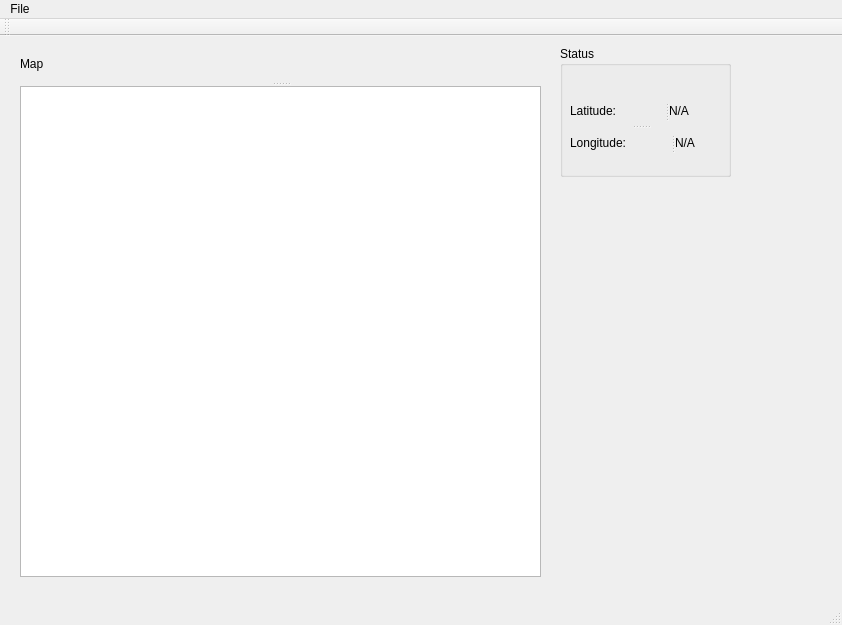
<?xml version="1.0" encoding="UTF-8"?>
<ui version="4.0">
 <class>MainWindow</class>
 <widget class="QMainWindow" name="MainWindow">
  <property name="geometry">
   <rect>
    <x>0</x>
    <y>0</y>
    <width>842</width>
    <height>625</height>
   </rect>
  </property>
  <property name="windowTitle">
   <string>MainWindow</string>
  </property>
  <widget class="QWidget" name="centralWidget">
   <widget class="QGroupBox" name="status_groupbox">
    <property name="geometry">
     <rect>
      <x>560</x>
      <y>10</y>
      <width>171</width>
      <height>131</height>
     </rect>
    </property>
    <property name="title">
     <string>Status</string>
    </property>
    <widget class="QSplitter" name="splitter_3">
     <property name="geometry">
      <rect>
       <x>10</x>
       <y>50</y>
       <width>141</width>
       <height>61</height>
      </rect>
     </property>
     <property name="orientation">
      <enum>Qt::Vertical</enum>
     </property>
     <widget class="QSplitter" name="splitter">
      <property name="orientation">
       <enum>Qt::Horizontal</enum>
      </property>
      <widget class="QLabel" name="lat_lab">
       <property name="text">
        <string>Latitude:</string>
       </property>
      </widget>
      <widget class="QLabel" name="lat_val">
       <property name="text">
        <string>N/A</string>
       </property>
      </widget>
     </widget>
     <widget class="QSplitter" name="splitter_2">
      <property name="orientation">
       <enum>Qt::Horizontal</enum>
      </property>
      <widget class="QLabel" name="long_lab">
       <property name="text">
        <string>Longitude:</string>
       </property>
      </widget>
      <widget class="QLabel" name="long_val">
       <property name="text">
        <string>N/A</string>
       </property>
      </widget>
     </widget>
    </widget>
   </widget>
   <widget class="QSplitter" name="splitter_4">
    <property name="geometry">
     <rect>
      <x>20</x>
      <y>10</y>
      <width>521</width>
      <height>531</height>
     </rect>
    </property>
    <property name="orientation">
     <enum>Qt::Vertical</enum>
    </property>
    <widget class="QLabel" name="label_3">
     <property name="text">
      <string>Map</string>
     </property>
    </widget>
    <widget class="QGraphicsView" name="graphicsView"/>
   </widget>
  </widget>
  <widget class="QMenuBar" name="menuBar">
   <property name="geometry">
    <rect>
     <x>0</x>
     <y>0</y>
     <width>842</width>
     <height>20</height>
    </rect>
   </property>
   <widget class="QMenu" name="menuFile">
    <property name="title">
     <string>File</string>
    </property>
   </widget>
   <addaction name="menuFile"/>
  </widget>
  <widget class="QToolBar" name="mainToolBar">
   <attribute name="toolBarArea">
    <enum>TopToolBarArea</enum>
   </attribute>
   <attribute name="toolBarBreak">
    <bool>false</bool>
   </attribute>
  </widget>
  <widget class="QStatusBar" name="statusBar"/>
 </widget>
 <layoutdefault spacing="6" margin="11"/>
 <resources/>
 <connections/>
</ui>
